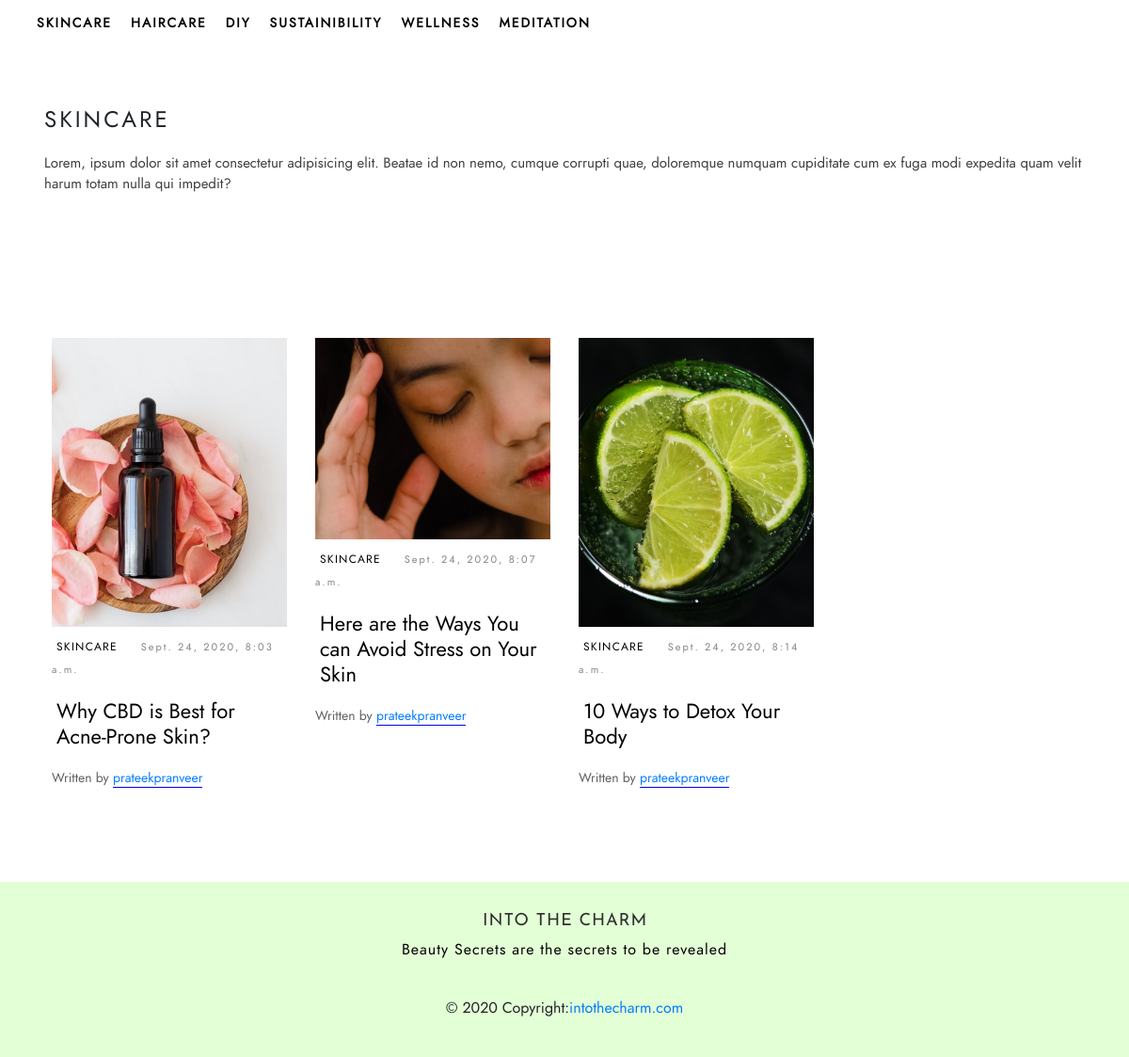
The page /category/skincare on the database its author committed.
### blog/models.py (models this page shows, shortened)
class Category(models.Model):
    title = models.CharField(max_length=100, db_index=True)
    slug = models.SlugField(max_length=100, db_index=True)
    description = models.TextField(max_length=1000, blank=True)
    def __str__(self):
        return self.title

class Blog(models.Model):
    title = models.CharField(max_length=100, unique=True)
    slug = models.SlugField(max_length=100, unique=True)
    meta = models.TextField(max_length=1000)
    body = models.TextField()
    author = models.ForeignKey(settings.AUTH_USER_MODEL, on_delete= models.CASCADE)
    header_img = models.ImageField(upload_to='images/', default=None)
    posted = models.DateTimeField(db_index=True, auto_now_add=True)
    category = models.ForeignKey('blog.Category', on_delete=models.CASCADE)

### blog/views.py (the view)
# urls.py: path('category/<str:category>', views.category, name="category"),
def category(request, category):
    x = Category.objects.all()
    category = category.lower()
    if category == 'skincare':
        allPosts = Blog.objects.filter(category_id = 1)
        cat = Category.objects.filter(slug = category)
        return render(request, 'category.html', {'allPosts': allPosts, 'cat': cat, 'x': x})
    elif category =='haircare':
        allPosts = Blog.objects.filter(category_id = 2)
        cat = Category.objects.filter(slug = category)
        return render(request, 'category.html', {'allPosts': allPosts, 'cat': cat, 'x': x})
    elif category =='diy':
        allPosts = Blog.objects.filter(category_id = 3)
        cat = Category.objects.filter(slug = category)
        return render(request, 'category.html', {'allPosts': allPosts, 'cat': cat, 'x': x})
    elif category =='sustainibility':
        cat = Category.objects.filter(slug = category)
        allPosts = Blog.objects.filter(category_id = 4)
        return render(request, 'category.html', {'allPosts': allPosts, 'cat': cat, 'x': x})
    elif category =='wellness':
        cat = Category.objects.filter(slug = category)
        allPosts = Blog.objects.filter(category_id = 5)
        return render(request, 'category.html', {'allPosts': allPosts, 'cat': cat, 'x': x})
    elif category =='meditation':
        cat = Category.objects.filter(slug = category)
        allPosts = Blog.objects.filter(category_id = 7)
        return render(request, 'category.html', {'allPosts': allPosts, 'cat': cat, 'x': x})

### templates/category.html (shortened to what this page needs)
{% extends 'base.html' %}
{% block body %}
        <div class="container">
        <div class="jumbotron">
        {% for x in cat %}
            <h1 class="ml-0">{{x.title}}</h1>
            <P class="ml-0">{{x.description}}</P>
        {% endfor %}
        </div>
    </div>
    <div class="container-fluid">
    <div class="container hello">
        {% for x in cat %}
        <div class="row">
        {% endfor %}
            <div class="col-md-12">
                <div class="row">
                    {% for x in allPosts %}
                    <div class="col-md-3 pb-4">
                        <div class="img">
                            <img src="{{x.header_img.url}}" class="img-fluid imgn" alt="">
                        </div>
                        <div class="details">
                            <a href="{% url 'category' x.category %}" class="cats">{{x.category}}</a>
                            <a href="" class="date">{{x.posted}}</a>
                            <a href="{% url 'single-post' x.slug %}"><h3 class="heading">{{x.title}}</h3></a>
                            <p class="written-by">Written by <a href="#" class="author-name">{{x.author}}</a></a></p>
                        </div>
                    </div>
                    {% endfor %}
                </div>
            </div>
                </div>
            </div>
                </div>
{% endblock body %}

### templates/base.html (shortened to what this page needs)
{% load static %}
<!DOCTYPE html>
<html lang="en">
<head>
    <link rel="stylesheet" href="https://stackpath.bootstrapcdn.com/bootstrap/4.5.2/css/bootstrap.min.css">
    <link rel="stylesheet" href="{% static 'css/style.css' %}">
    <link href="https://pagecdn.io/lib/easyfonts/fonts.css" rel="stylesheet" />
    <link rel="stylesheet" href="https://stackpath.bootstrapcdn.com/font-awesome/4.7.0/css/font-awesome.min.css">
    <link rel="stylesheet" href="https://stackpath.bootstrapcdn.com/font-awesome/4.7.0/css/font-awesome.min.css">
</head>
<body>
    <div class="nav2 sticky-top container">
        <div class="row">
            <div class="col-md-10">
                <ul class="nav ml-4">
{% for x in x %}
<li class="nav-item">
    <a class="nav-link main active" href="{% url 'category' x.slug %}">{{ x.title }}</a>
</li>
{% endfor %}
                </ul>
            </div>
        </div>
    </div>
    {% block body %}
    {% endblock body %}
     <div class="footer sticky-bottom container-fluid py-3 xmas mb-0">
        <img src="img/INTO THE CHARM.png" class="mt-3 footer-logo" alt="">
        <h5 class="footer-text mt-3 ml-auto" style="color: black;">Beauty Secrets are the secrets to be revealed</h5>
        <div class="footer-copyright text-center py-4">© 2020 Copyright:
            <a href="https://mdbootstrap.com/"> intothecharm.com</a>
        </div>
    </div>
</body>
</html>

### static/css/style.css (style rules this page uses)
.main { margin-right: 20px !important; }
* { font-family: louis !important; }
.container { max-width: 1300px !important; }
.xmas { text-align: center; background-color: rgb(255, 175, 138); margin-bottom: 0px; }
.footer-text { padding-bottom: 8px; }
.cats { letter-spacing: 2px; font-style: normal; font-weight: normal; font-size: 12px; line-height: 12px; letter-spacing: 0.105em; margin: 20px 5px; color: #000000; }
.main { position: relative; display: inline-block; color: black !important; }
.imgn { transition: transform .2s; }
.img { overflow: hidden; }
.date { letter-spacing: 2px; font-size: 11px; color: rgb(131, 131, 131); font-weight: 500; margin-left: 15px; }
.heading { font-family: louis; font-style: normal; font-weight: 500; color: #2e2e2e; font-size: 22px; line-height: 27px; letter-spacing: 0px; color: #000000; margin: 20px 5px; }
.author-name { border-bottom: 1px solid blue; }
.written-by { font-size: 12px; font-family: josefin sans; font-weight: 400; margin-top: 12px; }
.footer-logo { letter-spacing: 1px; font-family: josefin sans; font-size: 20px; }
.footer-text { letter-spacing: 1px; font-size: 16px; color: #5f5f5f; font-family: josefin sans; margin-top: 10px; }
.details { height: auto; background-color: white; padding: 8px 0px !important; margin-bottom: 12px; }
.details p { margin-top: 20px; font-family: quicksand; color: #5f5f5f; font-size: 14px; font-weight: 400; }
.text-center { display: flex; justify-content: center; align-items: center; }
.hello { padding: 40px; }
.jumbotron h1 { letter-spacing: 3px; font-family: josefin sans; font-size: 24px; font-weight: 300; }
.jumbotron p { font-family: josefin sans; font-weight: 400; margin-top: 20px; color: rgb(61, 61, 61); font-size: 15px; }
.nav2 { background-color: rgba(255, 255, 255, 0.932); padding-top: 12px; padding-bottom: 12px; }
.nav-link { letter-spacing: 1px; font-family: josefin sans; font-size: 12px; color: rgb(82, 73, 90); font-weight: 500; padding: 0px !important; margin-right: 30px; }
.jumbotron { background: rgb(255, 255, 255) !important; }
.main { font-size: 12px !important; color: rgb(82, 82, 82) !important; padding: 0px !important; margin-right: 20px; line-height: 25px; font-weight: 500 !important; letter-spacing: 2px !important; }
.pb-4 { padding-bottom: 40px; }
.nav-item a { letter-spacing: 1px; font-size: 13px; font-weight: 500; color: black !important; }

### templates/base.html (style rules this page uses)
.nav2 { max-width: 100% !important; }
.footer { background-color: rgb(227, 255, 214) !important; }
.nav-link { font-size: 14px !important; font-weight: 600 !important; }

### rows shown on the page
Category: title "SKINCARE", description "Lorem, ipsum dolor sit amet consectetur adipisicing elit. Beatae id non nemo, cumque corrupti quae, doloremque numquam cupiditate cum ex fuga modi expedita quam velit harum totam nulla qui impedit?"
Category: title "HAIRCARE"
Category: title "DIY"
Category: title "SUSTAINIBILITY"
Category: title "WELLNESS"
Category: title "MEDITATION"
Blog: header_img (picture), category "SKINCARE", posted "Sept. 24, 2020, 8:03 a.m.", title "Why CBD is Best for Acne-Prone Skin?", author "prateekpranveer"
Blog: header_img (picture), category "SKINCARE", posted "Sept. 24, 2020, 8:07 a.m.", title "Here are the Ways You can Avoid Stress on Your Skin", author "prateekpranveer"
Blog: header_img (picture), category "SKINCARE", posted "Sept. 24, 2020, 8:14 a.m.", title "10 Ways to Detox Your Body", author "prateekpranveer"
